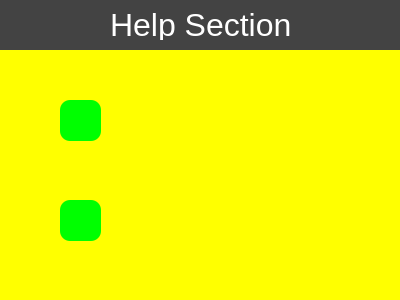
<?xml version="1.0" encoding="UTF-8"?>
<ui version="4.0">
 <class>Form</class>
 <widget class="QWidget" name="Form">
  <property name="geometry">
   <rect>
    <x>0</x>
    <y>0</y>
    <width>400</width>
    <height>300</height>
   </rect>
  </property>
  <property name="windowTitle">
   <string>CheckMe!</string>
  </property>
  <property name="windowIcon">
   <iconset>
    <normaloff>../Images/CheckMe.png</normaloff>../Images/CheckMe.png</iconset>
  </property>
  <property name="styleSheet">
   <string notr="true">QWidget {
	background-color: rgb(67, 67, 67);
}</string>
  </property>
  <widget class="QLabel" name="documentation_png">
   <property name="geometry">
    <rect>
     <x>60</x>
     <y>100</y>
     <width>41</width>
     <height>41</height>
    </rect>
   </property>
   <property name="styleSheet">
    <string notr="true">QLabel {
	background-color: rgb(0, 255, 0);
	border-radius: 10px;
}</string>
   </property>
   <property name="text">
    <string/>
   </property>
   <property name="pixmap">
    <pixmap>../Images/documentation.png</pixmap>
   </property>
   <property name="scaledContents">
    <bool>true</bool>
   </property>
  </widget>
  <widget class="QLabel" name="review_png">
   <property name="geometry">
    <rect>
     <x>60</x>
     <y>200</y>
     <width>41</width>
     <height>41</height>
    </rect>
   </property>
   <property name="styleSheet">
    <string notr="true">QLabel {
	background-color: rgb(0, 255, 0);
	border-radius: 10px;
}</string>
   </property>
   <property name="text">
    <string/>
   </property>
   <property name="pixmap">
    <pixmap>../Images/review.png</pixmap>
   </property>
   <property name="scaledContents">
    <bool>true</bool>
   </property>
  </widget>
  <widget class="QLabel" name="review_label">
   <property name="geometry">
    <rect>
     <x>130</x>
     <y>210</y>
     <width>211</width>
     <height>21</height>
    </rect>
   </property>
   <property name="styleSheet">
    <string notr="true">QLabel {
	color: rgb(0, 255, 0);
	background-color: rgb(255, 255, 0)
}</string>
   </property>
   <property name="text">
    <string>&lt;html&gt;&lt;head/&gt;&lt;body&gt;&lt;p&gt;&lt;br/&gt;&lt;/p&gt;&lt;/body&gt;&lt;/html&gt;</string>
   </property>
   <property name="openExternalLinks">
    <bool>true</bool>
   </property>
   <property name="textInteractionFlags">
    <set>Qt::LinksAccessibleByMouse</set>
   </property>
  </widget>
  <widget class="QLabel" name="documentation_label">
   <property name="geometry">
    <rect>
     <x>130</x>
     <y>110</y>
     <width>211</width>
     <height>21</height>
    </rect>
   </property>
   <property name="styleSheet">
    <string notr="true">QLabel {
	color: rgb(0, 255, 0);
	background-color: rgb(255, 255, 0);
}</string>
   </property>
   <property name="text">
    <string>&lt;html&gt;&lt;head/&gt;&lt;body&gt;&lt;p&gt;&lt;br/&gt;&lt;/p&gt;&lt;/body&gt;&lt;/html&gt;</string>
   </property>
   <property name="openExternalLinks">
    <bool>true</bool>
   </property>
   <property name="textInteractionFlags">
    <set>Qt::LinksAccessibleByMouse</set>
   </property>
  </widget>
  <widget class="QLabel" name="background_label">
   <property name="geometry">
    <rect>
     <x>0</x>
     <y>50</y>
     <width>401</width>
     <height>251</height>
    </rect>
   </property>
   <property name="styleSheet">
    <string notr="true">background-color: rgb(255, 255, 0);</string>
   </property>
   <property name="text">
    <string/>
   </property>
  </widget>
  <widget class="QLabel" name="label_2">
   <property name="geometry">
    <rect>
     <x>110</x>
     <y>9</y>
     <width>181</width>
     <height>31</height>
    </rect>
   </property>
   <property name="font">
    <font>
     <family>Arial</family>
     <pointsize>24</pointsize>
    </font>
   </property>
   <property name="styleSheet">
    <string notr="true">color: rgb(255, 255, 255);
</string>
   </property>
   <property name="text">
    <string>Help Section</string>
   </property>
  </widget>
  <zorder>background_label</zorder>
  <zorder>documentation_png</zorder>
  <zorder>review_png</zorder>
  <zorder>review_label</zorder>
  <zorder>documentation_label</zorder>
  <zorder>label_2</zorder>
 </widget>
 <resources/>
 <connections/>
</ui>
